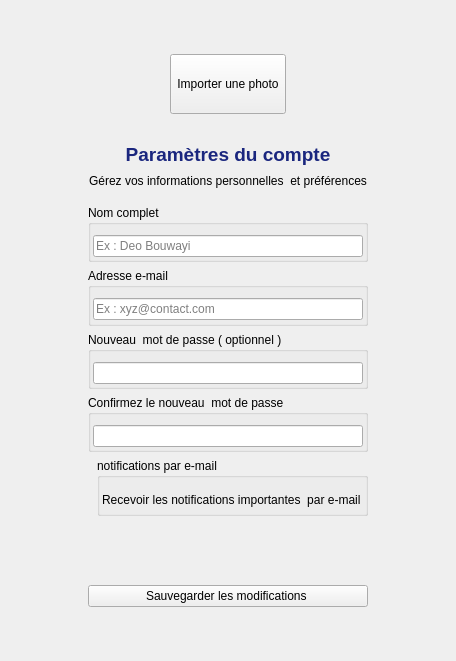
         <widget class="QWidget" name="page_parametre">
          <layout class="QHBoxLayout" name="horizontalLayout_25">
           <item alignment="Qt::AlignmentFlag::AlignTop">
            <widget class="QWidget" name="widget_31" native="true">
             <property name="minimumSize">
              <size>
               <width>0</width>
               <height>0</height>
              </size>
             </property>
             <layout class="QHBoxLayout" name="horizontalLayout_24">
              <property name="bottomMargin">
               <number>30</number>
              </property>
              <item>
               <spacer name="horizontalSpacer_11">
                <property name="orientation">
                 <enum>Qt::Orientation::Horizontal</enum>
                </property>
                <property name="sizeType">
                 <enum>QSizePolicy::Policy::Fixed</enum>
                </property>
                <property name="sizeHint" stdset="0">
                 <size>
                  <width>50</width>
                  <height>20</height>
                 </size>
                </property>
               </spacer>
              </item>
              <item>
               <widget class="QWidget" name="carte_parametres_compte" native="true">
                <property name="minimumSize">
                 <size>
                  <width>300</width>
                  <height>600</height>
                 </size>
                </property>
                <property name="maximumSize">
                 <size>
                  <width>600</width>
                  <height>590</height>
                 </size>
                </property>
                <layout class="QVBoxLayout" name="verticalLayout_36">
                 <item alignment="Qt::AlignmentFlag::AlignHCenter|Qt::AlignmentFlag::AlignTop">
                  <widget class="QWidget" name="zone_photo_parametre" native="true">
                   <property name="minimumSize">
                    <size>
                     <width>101</width>
                     <height>101</height>
                    </size>
                   </property>
                   <property name="cursor">
                    <cursorShape>ArrowCursor</cursorShape>
                   </property>
                   <layout class="QGridLayout" name="gridLayout_5">
                    <item row="0" column="0" alignment="Qt::AlignmentFlag::AlignHCenter|Qt::AlignmentFlag::AlignVCenter">
                     <widget class="QToolButton" name="btn_photo_profil_parametre">
                      <property name="minimumSize">
                       <size>
                        <width>0</width>
                        <height>60</height>
                       </size>
                      </property>
                      <property name="cursor">
                       <cursorShape>PointingHandCursor</cursorShape>
                      </property>
                      <property name="styleSheet">
                       <string notr="true"/>
                      </property>
                      <property name="text">
                       <string>Importer une photo</string>
                      </property>
                      <property name="iconSize">
                       <size>
                        <width>80</width>
                        <height>80</height>
                       </size>
                      </property>
                     </widget>
                    </item>
                   </layout>
                  </widget>
                 </item>
                 <item>
                  <widget class="QWidget" name="widget_33" native="true">
                   <property name="minimumSize">
                    <size>
                     <width>0</width>
                     <height>0</height>
                    </size>
                   </property>
                   <layout class="QVBoxLayout" name="verticalLayout_34">
                    <property name="spacing">
                     <number>8</number>
                    </property>
                    <property name="leftMargin">
                     <number>2</number>
                    </property>
                    <property name="topMargin">
                     <number>2</number>
                    </property>
                    <property name="rightMargin">
                     <number>2</number>
                    </property>
                    <property name="bottomMargin">
                     <number>2</number>
                    </property>
                    <item>
                     <widget class="QLabel" name="label_mon_profil_2">
                      <property name="text">
                       <string>&lt;html&gt;&lt;head/&gt;&lt;body&gt;&lt;p&gt;&lt;span style=&quot; font-size:14pt; font-weight:700; color:#1a267e;&quot;&gt;Paramètres du  compte&lt;/span&gt;&lt;/p&gt;&lt;/body&gt;&lt;/html&gt;</string>
                      </property>
                      <property name="alignment">
                       <set>Qt::AlignmentFlag::AlignCenter</set>
                      </property>
                     </widget>
                    </item>
                    <item>
                     <widget class="QLabel" name="label_12">
                      <property name="text">
                       <string>Gérez vos informations personnelles  et préférences</string>
                      </property>
                      <property name="alignment">
                       <set>Qt::AlignmentFlag::AlignCenter</set>
                      </property>
                     </widget>
                    </item>
                   </layout>
                  </widget>
                 </item>
                 <item>
                  <widget class="QWidget" name="widget_34" native="true">
                   <property name="sizePolicy">
                    <sizepolicy hsizetype="Preferred" vsizetype="MinimumExpanding">
                     <horstretch>0</horstretch>
                     <verstretch>0</verstretch>
                    </sizepolicy>
                   </property>
                   <property name="minimumSize">
                    <size>
                     <width>0</width>
                     <height>0</height>
                    </size>
                   </property>
                   <layout class="QVBoxLayout" name="verticalLayout_35">
                    <item>
                     <widget class="QGroupBox" name="groupBox_8">
                      <property name="minimumSize">
                       <size>
                        <width>0</width>
                        <height>0</height>
                       </size>
                      </property>
                      <property name="title">
                       <string>Nom complet</string>
                      </property>
                      <layout class="QVBoxLayout" name="verticalLayout_38">
                       <property name="spacing">
                        <number>2</number>
                       </property>
                       <property name="leftMargin">
                        <number>2</number>
                       </property>
                       <property name="topMargin">
                        <number>10</number>
                       </property>
                       <property name="rightMargin">
                        <number>2</number>
                       </property>
                       <property name="bottomMargin">
                        <number>2</number>
                       </property>
                       <item>
                        <widget class="QLineEdit" name="sai_nom_complet_modif_parametres">
                         <property name="placeholderText">
                          <string>Ex : Deo Bouwayi</string>
                         </property>
                        </widget>
                       </item>
                      </layout>
                     </widget>
                    </item>
                    <item>
                     <widget class="QGroupBox" name="groupBox_14">
                      <property name="minimumSize">
                       <size>
                        <width>0</width>
                        <height>0</height>
                       </size>
                      </property>
                      <property name="title">
                       <string>Adresse e-mail  </string>
                      </property>
                      <layout class="QVBoxLayout" name="verticalLayout_42">
                       <property name="spacing">
                        <number>2</number>
                       </property>
                       <property name="leftMargin">
                        <number>2</number>
                       </property>
                       <property name="topMargin">
                        <number>10</number>
                       </property>
                       <property name="rightMargin">
                        <number>2</number>
                       </property>
                       <property name="bottomMargin">
                        <number>2</number>
                       </property>
                       <item>
                        <widget class="QLineEdit" name="sai_email_modif_parametres">
                         <property name="placeholderText">
                          <string>Ex : xyz@contact.com</string>
                         </property>
                        </widget>
                       </item>
                      </layout>
                     </widget>
                    </item>
                    <item>
                     <widget class="QGroupBox" name="groupBox_9">
                      <property name="minimumSize">
                       <size>
                        <width>0</width>
                        <height>0</height>
                       </size>
                      </property>
                      <property name="title">
                       <string>Nouveau  mot de passe ( optionnel )</string>
                      </property>
                      <layout class="QVBoxLayout" name="verticalLayout_39">
                       <property name="spacing">
                        <number>2</number>
                       </property>
                       <property name="leftMargin">
                        <number>2</number>
                       </property>
                       <property name="topMargin">
                        <number>10</number>
                       </property>
                       <property name="rightMargin">
                        <number>2</number>
                       </property>
                       <property name="bottomMargin">
                        <number>2</number>
                       </property>
                       <item>
                        <widget class="QLineEdit" name="sai_mot_de_passe_modif_parametres">
                         <property name="echoMode">
                          <enum>QLineEdit::EchoMode::Password</enum>
                         </property>
                         <property name="placeholderText">
                          <string/>
                         </property>
                        </widget>
                       </item>
                      </layout>
                     </widget>
                    </item>
                    <item>
                     <widget class="QGroupBox" name="groupBox_15">
                      <property name="minimumSize">
                       <size>
                        <width>0</width>
                        <height>0</height>
                       </size>
                      </property>
                      <property name="title">
                       <string>Confirmez le nouveau  mot de passe </string>
                      </property>
                      <layout class="QVBoxLayout" name="verticalLayout_43">
                       <property name="spacing">
                        <number>2</number>
                       </property>
                       <property name="leftMargin">
                        <number>2</number>
                       </property>
                       <property name="topMargin">
                        <number>10</number>
                       </property>
                       <property name="rightMargin">
                        <number>2</number>
                       </property>
                       <property name="bottomMargin">
                        <number>2</number>
                       </property>
                       <item>
                        <widget class="QLineEdit" name="sai_confirm_mot_de_passe_modif_parametres">
                         <property name="echoMode">
                          <enum>QLineEdit::EchoMode::Password</enum>
                         </property>
                         <property name="placeholderText">
                          <string/>
                         </property>
                        </widget>
                       </item>
                      </layout>
                     </widget>
                    </item>
                    <item>
                     <widget class="QWidget" name="zone_activer_notification" native="true">
                      <layout class="QGridLayout" name="gridLayout_6">
                       <property name="topMargin">
                        <number>0</number>
                       </property>
                       <property name="rightMargin">
                        <number>0</number>
                       </property>
                       <property name="bottomMargin">
                        <number>0</number>
                       </property>
                       <property name="spacing">
                        <number>0</number>
                       </property>
                       <item row="0" column="0">
                        <widget class="QGroupBox" name="groupe_titre_notif">
                         <property name="title">
                          <string>notifications par e-mail</string>
                         </property>
                         <layout class="QHBoxLayout" name="horizontalLayout_26">
                          <property name="spacing">
                           <number>2</number>
                          </property>
                          <property name="leftMargin">
                           <number>2</number>
                          </property>
                          <property name="topMargin">
                           <number>10</number>
                          </property>
                          <property name="rightMargin">
                           <number>2</number>
                          </property>
                          <property name="bottomMargin">
                           <number>2</number>
                          </property>
                          <item>
                           <widget class="QLabel" name="label_6">
                            <property name="text">
                             <string>Recevoir les notifications importantes  par e-mail</string>
                            </property>
                           </widget>
                          </item>
                          <item alignment="Qt::AlignmentFlag::AlignRight|Qt::AlignmentFlag::AlignVCenter">
                           <widget class="QWidget" name="zone_bouton_bascule" native="true"/>
                          </item>
                         </layout>
                        </widget>
                       </item>
                      </layout>
                     </widget>
                    </item>
                    <item>
                     <widget class="QLabel" name="zone_message_erreur_page_parametre">
                      <property name="text">
                       <string/>
                      </property>
                      <property name="alignment">
                       <set>Qt::AlignmentFlag::AlignCenter</set>
                      </property>
                     </widget>
                    </item>
                    <item>
                     <widget class="QPushButton" name="btn_sauvegarde_modification_parametre">
                      <property name="cursor">
                       <cursorShape>PointingHandCursor</cursorShape>
                      </property>
                      <property name="text">
                       <string>Sauvegarder les modifications </string>
                      </property>
                      <property name="icon">
                       <iconset resource="icons.qrc">
                        <normaloff>:/icon_blanc/save.svg</normaloff>:/icon_blanc/save.svg</iconset>
                      </property>
                     </widget>
                    </item>
                   </layout>
                  </widget>
                 </item>
                </layout>
               </widget>
              </item>
              <item>
               <spacer name="horizontalSpacer_12">
                <property name="orientation">
                 <enum>Qt::Orientation::Horizontal</enum>
                </property>
                <property name="sizeType">
                 <enum>QSizePolicy::Policy::Fixed</enum>
                </property>
                <property name="sizeHint" stdset="0">
                 <size>
                  <width>50</width>
                  <height>20</height>
                 </size>
                </property>
               </spacer>
              </item>
             </layout>
            </widget>
           </item>
          </layout>
         </widget>
